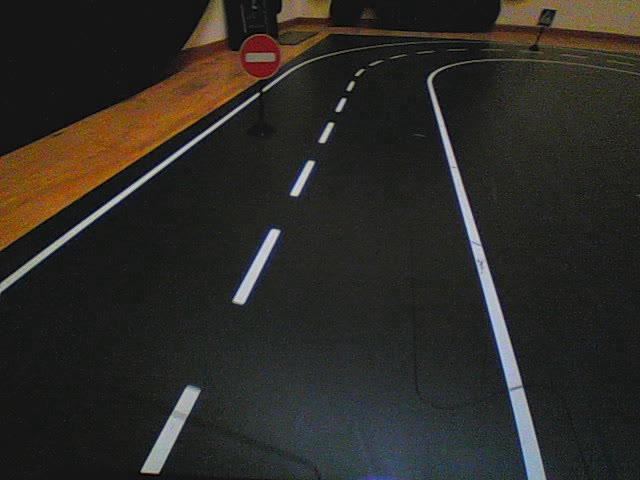
#> input picture custom_dataset/test/images/4.jpg, 640 x 480 px
$ python -i ModifiedLabelling.py   (imports and definitions only)
#> lines starting #> are read from the running program, lines starting #| are printed output that depends on the picture
#> further down, picture is the input picture: shape (480, 640, 3); mean B, G, R 38.1, 42.6, 45
import argparse
import textwrap
import glob
import os

import numpy as np
import cv2

WITH_QT = True
# [6 lines not run here, left out]

bbox_thickness = 2

parser = argparse.ArgumentParser(description='YOLO v2 Bounding Box Tool')
# [9 lines not run here, left out]

class_index = 0
img_index = 0
img = None
img_objects = []
img_dir = r"yami_img/"
bb_dir = r"yami_leb/"

# selected bounding box
prev_was_double_click = False
is_bbox_selected = False
selected_bbox = -1

mouse_x = 0
mouse_y = 0
point_1 = (-1, -1)
point_2 = (-1, -1)


# [28 lines left out: functions change_img_index, change_class_index, not called in this run]


def draw_edges(tmp_img):
    blur = cv2.bilateralFilter(tmp_img, 3, 75, 75)
    edges = cv2.Canny(blur, 150, 250, 3)
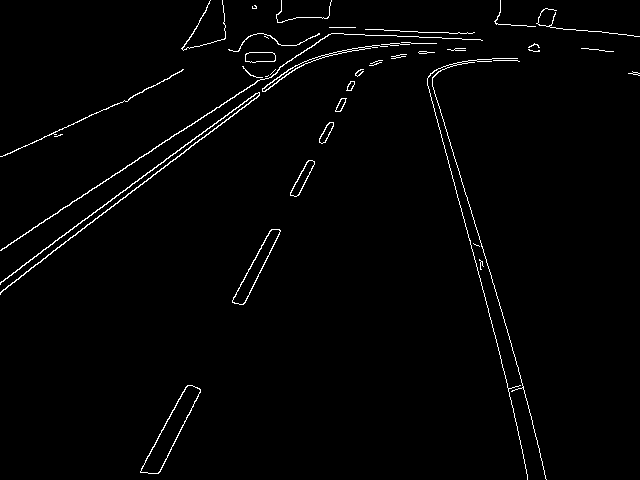
#> edges: shape (480, 640); 1.7% white in thin lines or dots
    edges = cv2.cvtColor(edges, cv2.COLOR_GRAY2RGB)
#> edges: shape (480, 640, 3); 1.7% white in thin lines or dots
    # Overlap image and edges together
    tmp_img = np.bitwise_or(tmp_img, edges)
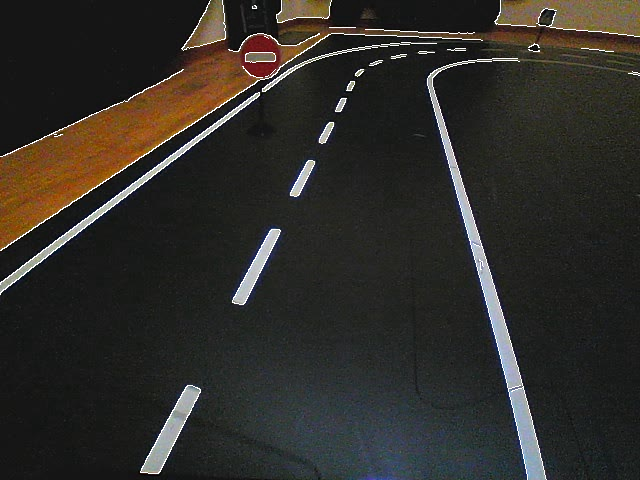
#> tmp_img: shape (480, 640, 3); mean B, G, R 41.1, 45.5, 47.9
    # tmp_img = cv2.addWeighted(tmp_img, 1 - edges_val, edges, edges_val, 0)
    return tmp_img


# [12 lines left out: functions decrease_index, increase_index, not called in this run]


def draw_line(img, x, y, height, width, color):
    cv2.line(img, (x, 0), (x, height), color, thickness=args.cross_thickness)
    cv2.line(img, (0, y), (width, y), color, thickness=args.cross_thickness)


# [26 lines left out: functions yolo_format, voc_format, get_txt_path, not called in this run]


def save_bb(txt_path, line):
    with open(txt_path, 'a') as myfile:
        myfile.write(line + "\n")  # append line


# [156 lines left out: functions delete_bb, yolo_to_x_y, draw_text, draw_bboxes_from_file, get_bbox_area, set_selected_bbox and 3 more, not called in this run]


def is_mouse_inside_points(x1, y1, x2, y2):
    return mouse_x > x1 and mouse_x < x2 and mouse_y > y1 and mouse_y < y2


# [33 lines left out: functions get_close_icon, draw_close_icon, draw_info_bb_selected, remove_bad_data, not called in this run]


# load all images (with multiple extensions) from a directory using OpenCV
image_list = []
# [5 lines not run here, left out]

# [7 lines of commented-out code are left out]

last_img_index = len(image_list) - 1
# [14 lines not run here, left out]
# print(class_list)
# [1 line that did not run here, left out]

# Make the class colors the same each session
# The colors are in BGR order because we're using OpenCV
class_rgb = [
    (0, 0, 255), (255, 0, 0), (0, 255, 0), (255, 255, 0), (0, 255, 255),
    (255, 0, 255), (192, 192, 192), (128, 128, 128), (128, 0, 0),
    (128, 128, 0), (0, 128, 0), (128, 0, 128), (0, 128, 128), (0, 0, 128)]
class_rgb = np.array(class_rgb)
# If there are still more classes, add new colors randomly
# [1 line that did not run here, left out]
# [3 lines that did not run here, left out]

# create window
WINDOW_NAME = 'Bounding Box Labeler'
# [4 lines not run here, left out]

# selected image
TRACKBAR_IMG = 'Image'
# [2 lines not run here, left out]

# selected class
TRACKBAR_CLASS = 'Class'
# [6 lines not run here, left out]
edges_on = False

# [3 lines not run here, left out]

color = class_rgb[class_index].tolist()
# loop
# [208 lines not run here, left out]

>>> import cv2
>>> picture = cv2.imread('custom_dataset/test/images/4.jpg')
>>> result = draw_edges(picture)
